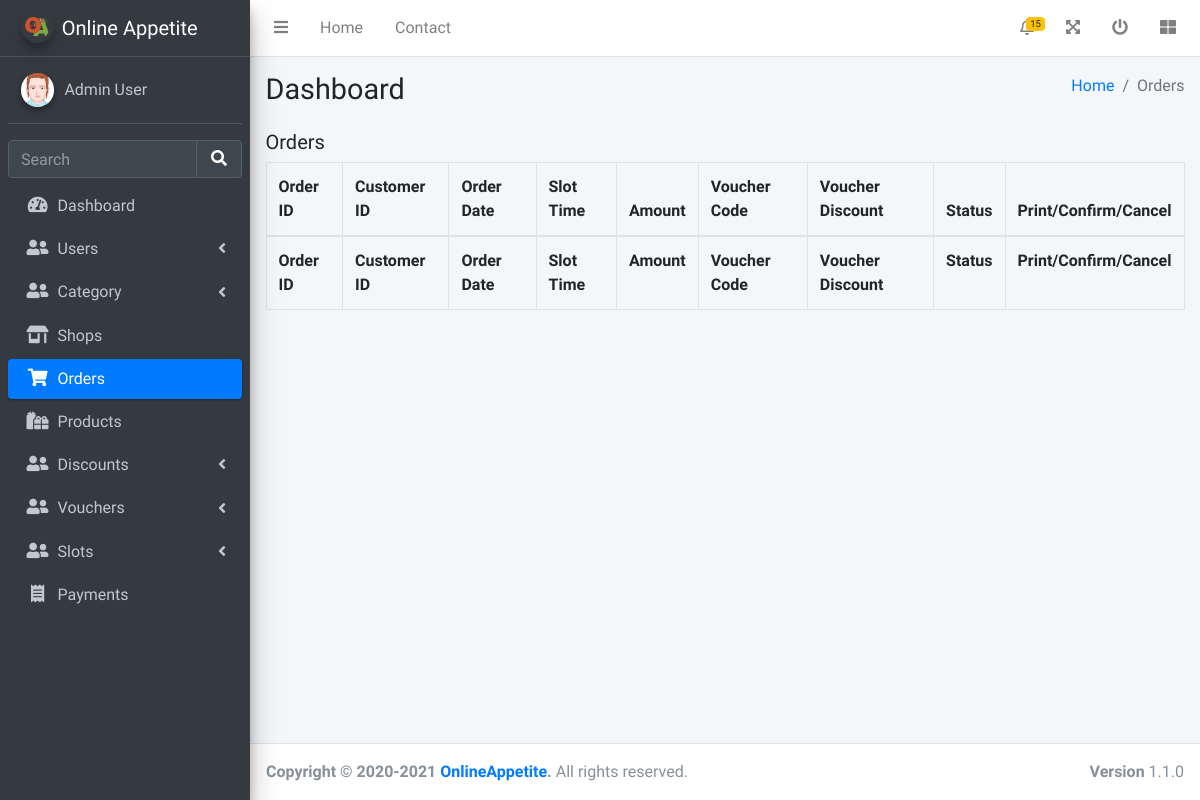
The app's page /admin/viewOrders.php (signed in), older data.
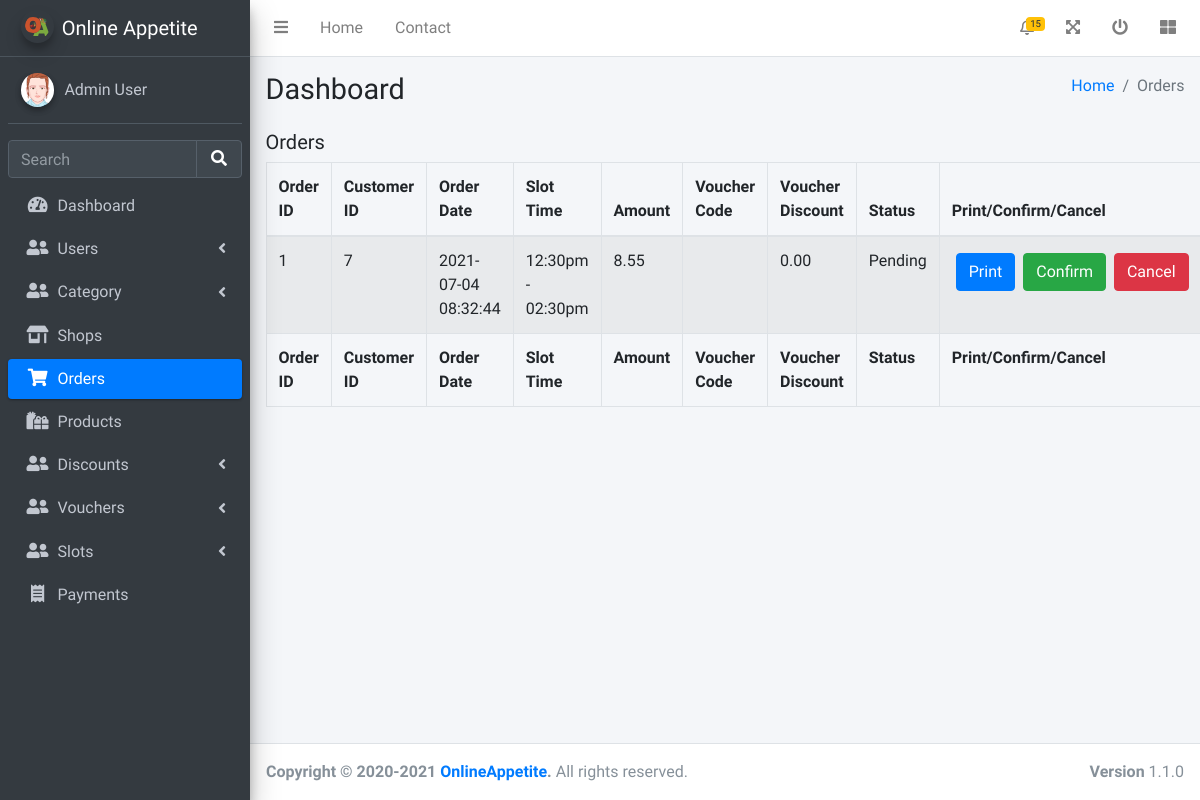
The same page, newer data.
### tables this page shows
CREATE TABLE ORDERS (
	ORDER_ID INTEGER NOT NULL PRIMARY KEY AUTOINCREMENT,
	USER_ID INTEGER NOT NULL,
	SLOT_ID INTEGER NOT NULL,
	STATUS INTEGER DEFAULT 1,
	ORDER_DATE DATETIME(0) DEFAULT CURRENT_TIMESTAMP,
	AMOUNT INTEGER NOT NULL,
	VOUCHER_CODE VARCHAR(30) NULL,
	VOUCHER_DISCOUNT INTEGER NULL,
	FOREIGN KEY (USER_ID) REFERENCES USERS (USER_ID) ON DELETE CASCADE
);

CREATE TABLE SLOTS (
	SLOT_ID INTEGER NOT NULL PRIMARY KEY AUTOINCREMENT,
	SLOT_TIME VARCHAR(30) NOT NULL
);

### utils/database.php (called while the page is built, shortened)
<?php
try {
    $conn = new PDO("sqlite:".__DIR__."/../database.sqlite");
    $conn->setAttribute(PDO::ATTR_ERRMODE, PDO::ERRMODE_EXCEPTION);
}catch(PDOException $e) {
    die("Connection failed: " . $e->getMessage());
}
function fetch_all_row($sql){
    global $conn;
    $stmt = $conn->prepare($sql);
    $stmt->execute();
    $res = $stmt->fetchAll(PDO::FETCH_ASSOC);
    return $res;
}

### admin/viewOrders.php (the view, shortened to what this page needs)
<?php
require_once '../utils/database.php';
?>
<!DOCTYPE html>
<html lang="en">
<head>
  <link rel="stylesheet" href="/css/fontawesome-free/css/all.min.css">
  <link rel="stylesheet" href="/css/datatables-bs4/dataTables.bootstrap4.min.css">
  <link rel="stylesheet" href="/css/datatables-responsive/responsive.bootstrap4.min.css">
  <link rel="stylesheet" href="/css/datatables-buttons/buttons.bootstrap4.min.css">
  <link rel="stylesheet" href="https://code.ionicframework.com/ionicons/2.0.1/css/ionicons.min.css">
  <link rel="stylesheet" href="/css/adminlte/adminlte.min.css">
</head>
<body class="hold-transition sidebar-mini">
  <div class="wrapper">
    <?php
    include 'header.php';
    $orders = fetch_all_row('SELECT * FROM ORDERS INNER JOIN SLOTS USING (SLOT_ID)');
    ?>
    <div class="content-wrapper">
      <section class="content-header">
        <div class="container-fluid">
          <div class="row mb-2">
            <div class="col-sm-6">
              <h1>Dashboard</h1>
            </div>
            <div class="col-sm-6">
              <ol class="breadcrumb float-sm-right">
                <li class="breadcrumb-item"><a href="#">Home</a></li>
                <li class="breadcrumb-item active">Orders</li>
              </ol>
            </div>
          </div>
        </div>
      </section>
      <section class="content">
        <div class="container-fluid">
          <h5 class="mb-2">Orders</h5>
          <table id="shopTable" class="table table-bordered table-striped">
            <thead>
              <tr>
                <th>Order ID</th>
                <th>Customer ID</th>
                <th>Order Date</th>
                <th>Slot Time</th>
                <th>Amount</th>
                <th>Voucher Code</th>
                <th>Voucher Discount</th>
                <th>Status</th>
                <th class="no-sort no-search">Print/Confirm/Cancel</th>
              </tr>
            </thead>
            <tbody>
              <?php foreach ($orders as $order) { ?>
                <tr>
                  <td><?= $order['ORDER_ID'] ?></td>
                  <td><?= $order['USER_ID'] ?></td>
                  <td><?= $order['ORDER_DATE'] ?></td>
                  <td><?= $order['SLOT_TIME'] ?></td>
                  <td><?= number_format($order['AMOUNT'] / 100, 2) ?></td>
                  <td><?= $order['VOUCHER_CODE'] ?? '-' ?></td>
                  <td><?= number_format($order['VOUCHER_DISCOUNT'] / 100, 2) ?></td>
                  <td><?php
                      switch ($order['STATUS']) {
                        case 1:
                          echo 'Pending';
                          break;
                      }
                      ?></td>
                  <td>
                    <div class="d-flex">
                      <form action="../payment/downloadInvoice.php" method="post">
                        <button class="btn btn-primary m-1">Print</button>
                      </form>
                      <?php if ($order['STATUS'] == 1) {
                      ?>
                        <button class="btn btn-success m-1" onclick="window.location.replace('confirmOrder.php?id=<?= $order['ORDER_ID'] ?>')">Confirm</button>
                        <button class="btn btn-danger m-1" onclick="window.location.replace('cancelOrder.php?id=<?= $order['ORDER_ID'] ?>')">Cancel</button>
                      <?php
                      } elseif ($order['STATUS'] == 2) {
                      ?>
                        <button class="btn disabled btn-success m-1">Confirmed</button>
                        <button class="btn disabled btn-secondary m-1">Cancel</button>
                      <?php
                      } else {
                      ?>
                      <button class="btn disabled btn-secondary m-1">Confirm</button>
                      <button class="btn disabled btn-danger m-1">Cancelled</button>
                      <?php
                      }
                      ?>
                    </div>
                  </td>
                </tr>
              <?php } ?>
            </tbody>
            <tfoot>
              <tr>
                <th>Order ID</th>
                <th>Customer ID</th>
                <th>Order Date</th>
                <th>Slot Time</th>
                <th>Amount</th>
                <th>Voucher Code</th>
                <th>Voucher Discount</th>
                <th>Status</th>
                <th>Print/Confirm/Cancel</th>
              </tr>
            </tfoot>
          </table>
        </div>
      </section>
    </div>
    <?php include 'footer.php'; ?>
  </div>
</body>
</html>

Row changes from the older to the newer data that the page shows:
added orders: ORDER_ID "1", USER_ID "7", ORDER_DATE "2021-07-04 08:32:44", SLOT_ID.SLOT_TIME "12:30pm - 02:30pm", $order['AMOUNT']/100 "8.55", $order['VOUCHER_DISCOUNT']/100 "0.00", STATUS "Pending"
